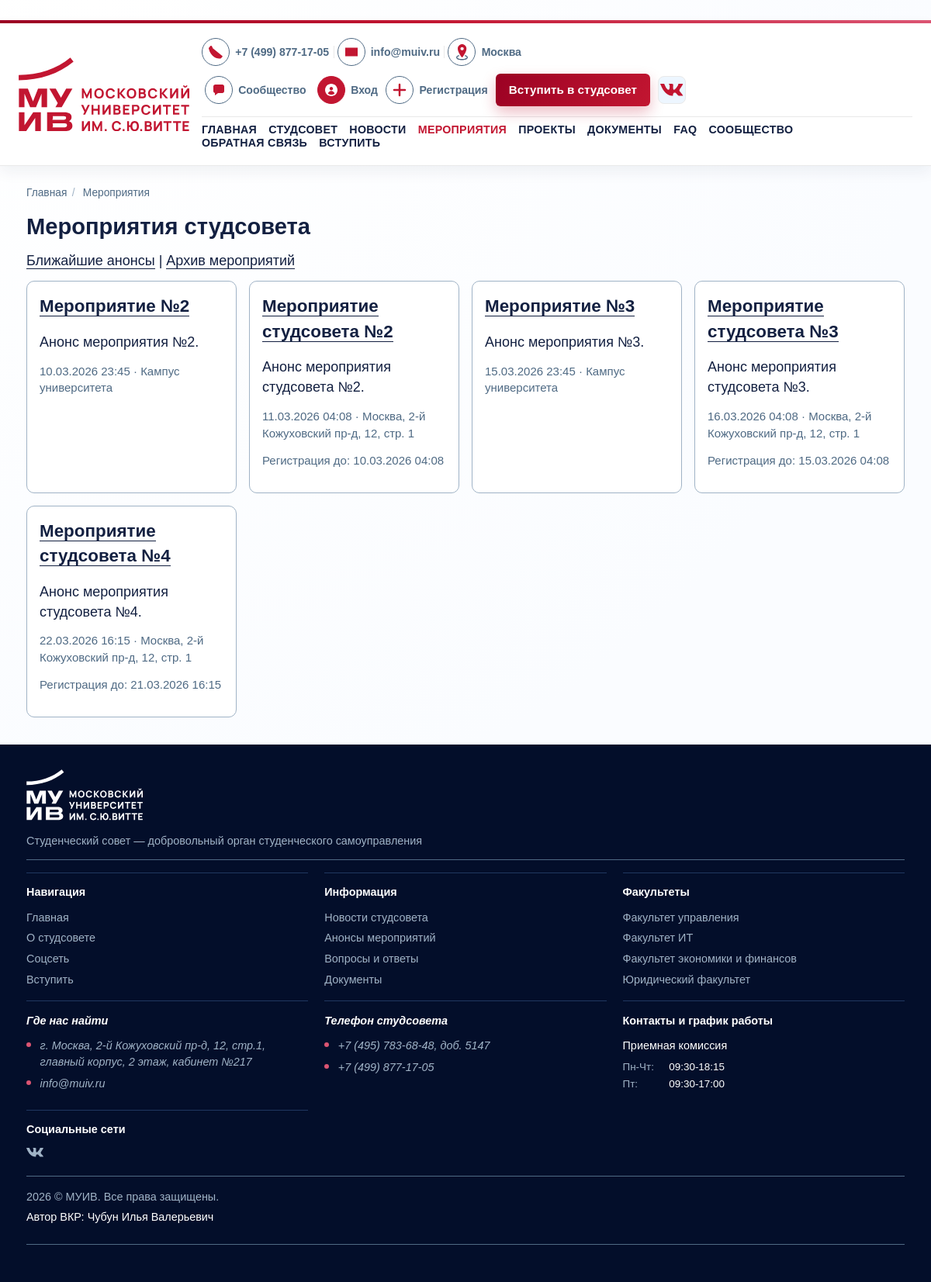
Screenshot of /events/ with the database file from the repository.
### core/models.py (models this page shows, shortened)
class TimestampedModel(models.Model):
    created_at = models.DateTimeField(auto_now_add=True)
    updated_at = models.DateTimeField(auto_now=True)
    class Meta:
        abstract = True

class Event(TimestampedModel):
    title = models.CharField(max_length=200)
    description = models.TextField()
    short_description = models.CharField(max_length=280)
    location = models.CharField(max_length=200)
    start_at = models.DateTimeField()
    end_at = models.DateTimeField(blank=True, null=True)
    registration_deadline = models.DateTimeField(blank=True, null=True)
    max_participants = models.PositiveIntegerField(blank=True, null=True)
    is_published = models.BooleanField(default=True)
    class Meta:
        ordering = ["start_at"]
    def get_absolute_url(self):
        return reverse("core:event_detail", kwargs={"pk": self.pk})

### core/views/public_views.py (the view)
# urls.py: path("events/", views.events_list, name="events_list"),
def events_list(request):
    queryset = Event.objects.filter(is_published=True)
    archive = request.GET.get("archive")
    if archive == "1":
        queryset = queryset.filter(start_at__lt=timezone.now()).order_by("-start_at")
    else:
        queryset = queryset.filter(start_at__gte=timezone.now()).order_by("start_at")
    return render(request, "core/events_list.html", {"events": queryset, "archive": archive == "1"})

### core/context_processors.py (called while the page is built)
def _resolve_menu(items):
    resolved = []
    for view_name, label in items:
        try:
            url = reverse(view_name)
        except NoReverseMatch:
            continue
        resolved.append({"view_name": view_name, "label": label, "url": url})
    return resolved

def navigation_context(request):
    resolver = request.resolver_match
    view_name = resolver.view_name if resolver else ""
    breadcrumbs = [{"title": "Главная", "url": reverse("core:home")}]
    if view_name and view_name != "core:home":
        breadcrumbs.append({"title": PAGE_TITLES.get(view_name, "Страница"), "url": None})
    return {
        "main_menu": _resolve_menu(MAIN_MENU),
        "cabinet_menu": _resolve_menu(CABINET_MENU),
        "staff_menu": _resolve_menu(STAFF_MENU),
        "breadcrumbs": breadcrumbs,
        "author_full_name": AUTHOR_FULL_NAME,
        "user_role": get_user_role(request.user),
        "is_staff_admin": has_any_role(request.user, UserProfile.ROLE_ADMIN),
    }

### core/permissions.py (called while the page is built)
def get_user_role(user):
    if not user.is_authenticated:
        return None
    profile = getattr(user, "profile", None)
    if profile:
        return profile.role
    return UserProfile.ROLE_STUDENT

def has_any_role(user, *allowed_roles):
    if not user.is_authenticated:
        return False
    if user.is_superuser:
        return True
    return get_user_role(user) in allowed_roles

### templates/core/events_list.html (shortened to what this page needs)
﻿{% extends "base.html" %}
{% block content %}
<h1>Мероприятия студсовета</h1>
<p>
    <a href="{% url 'core:events_list' %}">Ближайшие анонсы</a> |
    <a href="{% url 'core:events_list' %}?archive=1">Архив мероприятий</a>
</p>
<div class="card-grid">
    {% for event in events %}
        <article class="card">
            <h2><a href="{{ event.get_absolute_url }}">{{ event.title }}</a></h2>
            <p>{{ event.short_description }}</p>
            <p><small>{{ event.start_at|date:"d.m.Y H:i" }} · {{ event.location }}</small></p>
            {% if event.registration_deadline %}
                <p><small>Регистрация до: {{ event.registration_deadline|date:"d.m.Y H:i" }}</small></p>
            {% endif %}
        </article>
    {% endfor %}
</div>
{% endblock %}

### static/css/styles.css (style rules this page uses)
:root { --muiv-dark: #132041; --muiv-slate: #4f6a84; --muiv-muted: #a0b3c6; --muiv-accent: #db5472; --muiv-accent-dark: #c21631; --muiv-accent-deep: #9b0123; --muiv-footer: #030e2a; --muiv-bg: #fafcff; --muiv-bg-soft: #edf6ff; --muiv-border: #e9e9e9; --muiv-card-border: #a0b3c6; --muiv-white: #fff; }
* { box-sizing: border-box; }
html, body { height: 100%; }
html { scroll-behavior: smooth; }
body { margin: 0; display: flex; flex-direction: column; min-height: 100vh; font-family: "Proxima Nova", Arial, sans-serif; font-size: 18px; font-weight: 400; line-height: 1.45; color: var(--muiv-dark); background: radial-gradient(circle at 10% 0%, #ffffff 0%, var(--muiv-bg) 55%); }
a { text-decoration: none; }
h1, h2, h3, h4, h5, h6 { color: var(--muiv-dark); }
h1 { font-size: 1.82rem; font-weight: 700; margin-top: 0; margin-bottom: 0.75rem; line-height: 1.22; }
h2 { margin-top: 0; margin-bottom: 1rem; font-size: 1.4rem; font-weight: 600; }
p { margin-top: 0; margin-bottom: 0.85rem; }
.main a { color: var(--muiv-dark); border-bottom: 1px solid var(--muiv-dark); }
.card-grid, .info-grid, .stats-grid, .timeline-grid, .partner-grid { display: grid; gap: 1rem; }
.card-grid { grid-template-columns: repeat(auto-fit, minmax(250px, 1fr)); }
.card, .detail, .faq-item, .form, .info-card, .timeline, .cta-band, .section-panel, .stat-card, .post-card, .comment-card { border: 1px solid var(--muiv-card-border); border-radius: 10px; background: var(--muiv-white); padding: 1rem; }
.card, .detail, .faq-item, .post-card, .comment-card { transition: border-color 0.25s ease, box-shadow 0.25s ease; }
small { color: var(--muiv-slate); }

### rows the page displays
Event: title "Мероприятие №2", short_description "Анонс мероприятия №2.", start_at "10.03.2026 23:45", location "Кампус университета"
Event: title "Мероприятие студсовета №2", short_description "Анонс мероприятия студсовета №2.", start_at "11.03.2026 04:08", location "Москва, 2-й Кожуховский пр-д, 12, стр. 1", registration_deadline "10.03.2026 04:08"
Event: title "Мероприятие №3", short_description "Анонс мероприятия №3.", start_at "15.03.2026 23:45", location "Кампус университета"
Event: title "Мероприятие студсовета №3", short_description "Анонс мероприятия студсовета №3.", start_at "16.03.2026 04:08", location "Москва, 2-й Кожуховский пр-д, 12, стр. 1", registration_deadline "15.03.2026 04:08"
Event: title "Мероприятие студсовета №4", short_description "Анонс мероприятия студсовета №4.", start_at "22.03.2026 16:15", location "Москва, 2-й Кожуховский пр-д, 12, стр. 1", registration_deadline "21.03.2026 16:15"

### other values shown
{{ item.label }} "ГЛАВНАЯ" "СТУДСОВЕТ" "НОВОСТИ" "МЕРОПРИЯТИЯ" "ПРОЕКТЫ" "ДОКУМЕНТЫ" "FAQ" "СООБЩЕСТВО" "ОБРАТНАЯ СВЯЗЬ" "ВСТУПИТЬ"
{{ crumb.title }} "Главная"
{{ crumb.title }} "Мероприятия"
{{ author_full_name }} "Чубун Илья Валерьевич"
